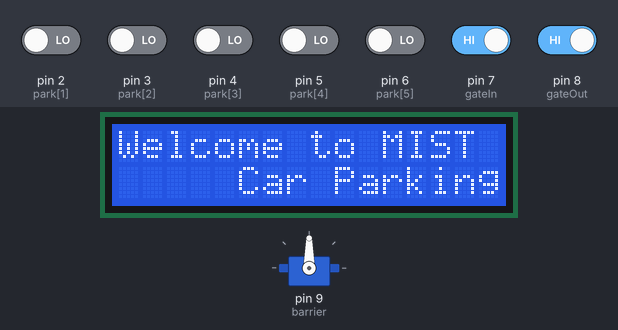
Bench run of a sketch on a simulated Arduino Uno, built with avr-gcc and run on an emulated ATmega328P. On the bench: servo, 16×2 character LCD. The test bench sets the inputs (shaded band); at power-on: pin 7 (gateIn), pin 8 (gateOut) HIGH, pin 2 (park[1]), pin 3 (park[2]), pin 4 (park[3]), pin 5 (park[4]), pin 6 (park[5]) LOW.

Above: at 4.2 s.
4.3 s: pin 7 (gateIn) driven LOW
At 5.7 s:
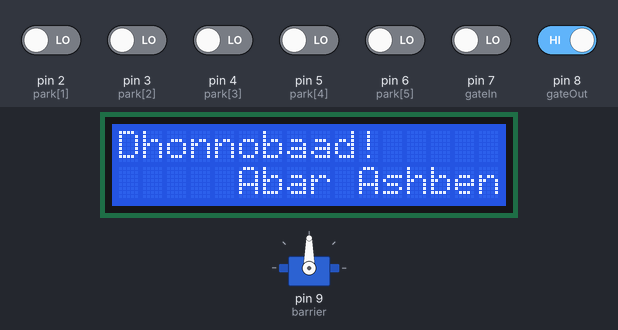
At 6.79 s:
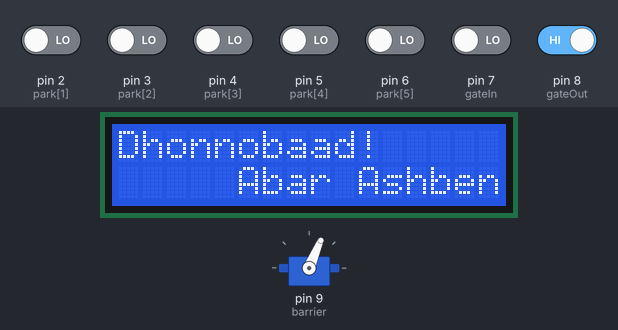
7.3 s: pin 8 (gateOut) driven LOW
At 11.5 s:
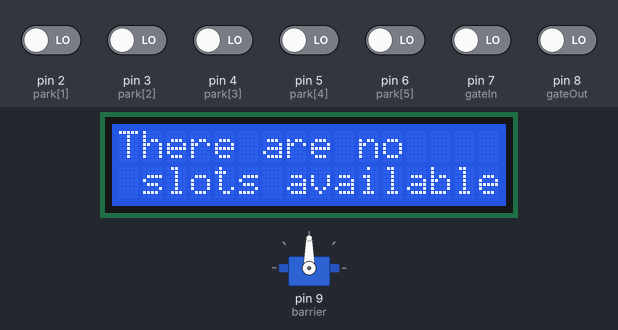
Timing chart, 0 to 17.5 s (numbered marks = the images above; inputs shaded):
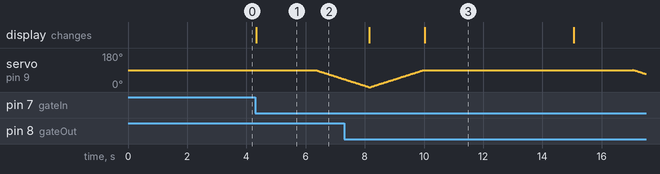

The sketch:

Main.ino
```cpp
#include <Wire.h>
#include <LiquidCrystal_I2C.h>
#include <Servo.h>

//Set the LCD address to 0x27 for a 16 chars and 2 line display
LiquidCrystal_I2C lcd(0x27, 16, 2);
Servo barrier;

int park[] = {1, 2, 3, 4, 5, 6};
int gateIn = 7;
int gateOut = 8;

int barrierPos = 90;
//bool isFree[6];
int Free;
String str,avl;

void setup()
{
  pinMode(park[1], INPUT);
  pinMode(park[2], INPUT);
  pinMode(park[3], INPUT);
  pinMode(park[4], INPUT);
  pinMode(park[5], INPUT);
  pinMode(gateIn, INPUT);
  pinMode(gateOut, INPUT);

  Serial.begin(9600);

  barrier.attach(9);
  barrier.write(barrierPos);

  lcd.begin();
  lcd.backlight();
  lcd.setCursor(0, 0);
  lcd.print("Welcome to MIST");
  lcd.setCursor(5, 1);
  lcd.print("Car Parking");
  delay (3000);

  //for(int id = 1; id<=5; id += 1)
  //{
  //  if (digitalRead (park[id]) == LOW) isFree[id] = false;
  //  else isFree[id] = true;
  //}
}

void loop()
{
  avl = "";
  if (digitalRead (gateOut) == LOW)
  {
    Free = 0;
    for(int id = 1; id<=5; id += 1)
    {
      if ( digitalRead (park[id]) == HIGH )
      {
        avl = avl + String(id) + " " ;
        Free += 1;
      }
    }

    lcd.clear();
    str = "There are ";
    if (Free == 0) str = str + "no";
    else str = str + String(Free);
    lcd.setCursor(0, 0);
    lcd.print(str);
    lcd.setCursor(1, 1);
    lcd.print("slots available");
    delay (2000);

    if (Free == 0) delay (3000);
    else
    {
      lcd.clear();
      str = "Available slot";
      if (Free > 1) str = str + "s";
      lcd.setCursor(0, 0);
      lcd.print(str);
      lcd.setCursor(0, 1);
      lcd.print(avl);

      for(barrierPos; barrierPos>=0; barrierPos -= 1)
      {
        barrier.write(barrierPos);
        delay(20);
      }

      while (digitalRead (gateIn) == HIGH)
      {
        delay (5000);
        if(digitalRead (gateOut) == HIGH) break;
      }
      lcd.clear();

      for(barrierPos; barrierPos<=90; barrierPos += 1)
      {
        barrier.write(barrierPos);
        delay(20);
      }
    }
  }

  if (digitalRead (gateIn) == LOW)
  {
    lcd.clear();
    lcd.setCursor(0, 0);
    lcd.print("Dhonnobaad!");
    lcd.setCursor(5, 1);
    lcd.print("Abar Ashben");
    delay (2000);

    for(barrierPos; barrierPos>=0; barrierPos -= 1)
    {
      barrier.write(barrierPos);
      delay(20);
    }

    while (digitalRead (gateOut) == HIGH)
    {
      delay (5000);
      if(digitalRead (gateIn) == HIGH) break;
    }
    lcd.clear();

    for(barrierPos; barrierPos<=90; barrierPos += 1)
    {
      barrier.write(barrierPos);
      delay(20);
    }
  }
}
```

Measured:
- after the input at 4.3 s, servo on pin 9 (barrier): moves from 90° to 42° over 0.94 s, starting after 2.0 s; the display: changes at once (image 1)
- after the input at 7.3 s, the display: first changes after 0.85 s (image 3 shows a later state)
